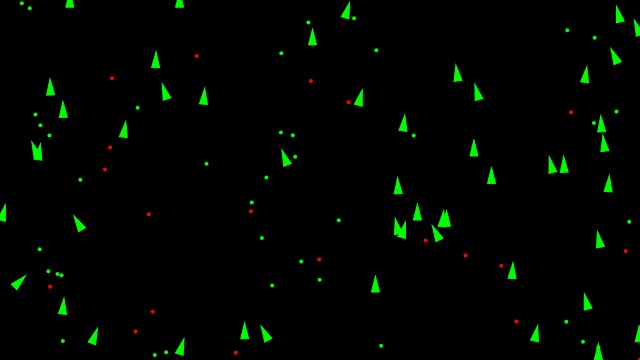
Frame 1 (no input)
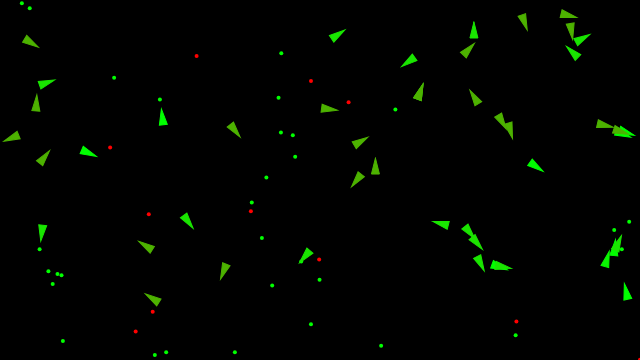
Frame 60 (no input)
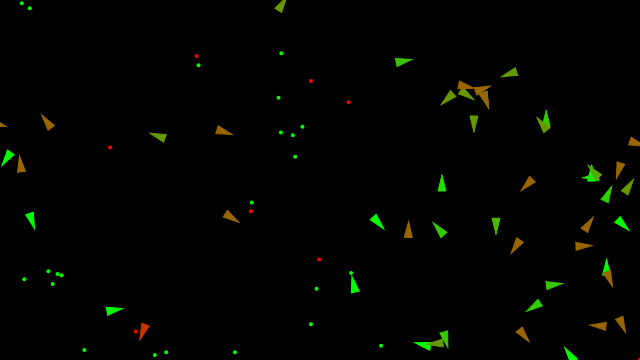
Frame 120 (the mouse pressed at the canvas centre since frame 60)

The p5.js sketch that drew these frames (run headless with seeded random() and noise() and a simulated clock; from frame 60 on, the mouse is pressed at the canvas centre):

// p5.js sketch
// ── sketch.js
// Daniel Shiffman
// The Coding Train
// Coding Challenge 69: Steering Evolution

// Part 1: https://youtu.be/flxOkx0yLrY
// Part 2: https://youtu.be/XaOVH8ZSRNA
// Part 3: https://youtu.be/vZUWTlK7D2Q
// Part 4: https://youtu.be/ykOcaInciBI
// Part 5: https://youtu.be/VnFF5V5DS8s

const vehicles = [];
const food = [];
const poison = [];

let debug;

function setup() {
  createCanvas(640, 360);

  // 50 véhicules par défaut
  for (let i = 0; i < 50; i++) {
    const x = random(width);
    const y = random(height);
    vehicles[i] = new Vehicle(x, y);
  }

  // 40 éléments de nourriture au départ
  for (let i = 0; i < 40; i++) {
    const x = random(width);
    const y = random(height);
    food.push(createVector(x, y));
  }

  // 20 éléments de poison au départ
  for (let i = 0; i < 20; i++) {
    const x = random(width);
    const y = random(height);
    poison.push(createVector(x, y));
  }

  debug = createCheckbox();
}

function mouseDragged() {
  vehicles.push(new Vehicle(mouseX, mouseY));
}

function draw() {
  background(0);

  // On fait apparaitre aléatoirement de la nourriture
  if (random(1) < 0.2) {
    const x = random(width);
    const y = random(height);
    food.push(createVector(x, y));
  }

  // On fait apparaitre aléatoirement du poison
  if (random(1) < 0.01) {
    const x = random(width);
    const y = random(height);
    poison.push(createVector(x, y));
  }

  // on dessine la nourriture
  for (let i = 0; i < food.length; i++) {
    fill(0, 255, 0);
    noStroke();
    ellipse(food[i].x, food[i].y, 4, 4);
  }

  // on dessine le poison
  for (let i = 0; i < poison.length; i++) {
    fill(255, 0, 0);
    noStroke();
    ellipse(poison[i].x, poison[i].y, 4, 4);
  }

  // On parcourt la liste à l'envers pour pouvoir supprimer
  // des éléments sans problème. Astuce connue...
  for (let i = vehicles.length - 1; i >= 0; i--) {
    // Comportement "confinement" dans le canvas (les vehicules
    // ne peuvent pas sortir de l'écran, ils sont repoussés
    // par les bords)
    vehicles[i].boundaries();

    // attirés par la nourriture et repoussés par le poison
    vehicles[i].behaviors(food, poison);

    vehicles[i].update();
    vehicles[i].display();

    // 0.002% de chances de clonage dans cette fonction
    // voir le code de clone() dans vehicule.js
    const newVehicle = vehicles[i].clone();

    // si par chance le véhicule a été cloné
    // plus sa durée de vie est grande, plus il a de
    // chances d'être cloné....
    if (newVehicle != null) {
      vehicles.push(newVehicle);
    }

    // Si le véhicule est mort, alors on le retire du tableau
    // et on ajoute un élément food à sa position
    if (vehicles[i].dead()) {
      const x = vehicles[i].position.x;
      const y = vehicles[i].position.y;
      food.push(createVector(x, y));
      vehicles.splice(i, 1);
    }

  }
}

// ── vehicle.js
// Daniel Shiffman
// The Coding Train
// Coding Challenge 69: Steering Evolution
// Part 1: https://youtu.be/flxOkx0yLrY
// Part 2: https://youtu.be/XaOVH8ZSRNA
// Part 3: https://youtu.be/vZUWTlK7D2Q
// Part 4: https://youtu.be/ykOcaInciBI
// Part 5: https://youtu.be/VnFF5V5DS8s

// https://editor.p5js.org/codingtrain/sketches/xgQNXkxx1

var mr = 0.01;

class Vehicle {
  constructor(x, y, dna) {
    this.acceleration = createVector(0, 0);
    this.velocity = createVector(0, -2);
    this.position = createVector(x, y);
    this.r = 4;
    this.maxspeed = 5;
    this.maxforce = 0.5;

    // La vie, à zéro le véhicule est mort
    this.health = 1;

    // 4 gènes : poids de la force d'attraction vers la nourriture, 
    //           poids  de la force d'attraction vers le poison, 
    //           perception de la nourriture (rayon cercle de détection), 
    //           perception du poison (rayon cercle de détection)
    this.dna = [];
    if (dna === undefined) {
      // Food weight
      this.dna[0] = random(-2, 2);
      // Poison weight
      this.dna[1] = random(-2, 2);
      // Food perception
      this.dna[2] = random(0, 100);
      // Poison Percepton
      this.dna[3] = random(0, 100);
    } else {
      // Mutation lors d'un clonage, on va recréer 
      // un individu avec des gènes légèrement modifiés
      this.dna[0] = dna[0];
      if (random(1) < mr) {
        this.dna[0] += random(-0.1, 0.1);
      }
      this.dna[1] = dna[1];
      if (random(1) < mr) {
        this.dna[1] += random(-0.1, 0.1);
      }
      this.dna[2] = dna[2];
      if (random(1) < mr) {
        this.dna[2] += random(-10, 10);
      }
      this.dna[3] = dna[3];
      if (random(1) < mr) {
        this.dna[3] += random(-10, 10);
      }
    }
  }


  // Method to update location
  update() {

    // 60 fois par seconde, on perd de la vie, d'où la 
    // nécessité de se nourrir.
    // à chaque frame on perd 0.005 de vie, donc à 60 images par
    // seconde, on perd 0.3 de vie par seconde
    this.health -= 0.005;

    // Update velocity
    this.velocity.add(this.acceleration);
    // Limit speed
    this.velocity.limit(this.maxspeed);
    this.position.add(this.velocity);
    // Reset accelerationelertion to 0 each cycle
    this.acceleration.mult(0);
  }

  applyForce(force) {
    // We could add mass here if we want A = F / M
    this.acceleration.add(force);
  }

  behaviors(good, bad) {
    // G = good (food)
    // B = bad (poison)
    // steerG = force qui attire vers la nourriture
    // steerB = force qui repousse du poison
    const steerG = this.eat(good, 0.2, this.dna[2]);
    const steerB = this.eat(bad, -1, this.dna[3]);

    // on applique les poids des gènes
    steerG.mult(this.dna[0]);
    steerB.mult(this.dna[1]);

    // on applique les forces
    this.applyForce(steerG);
    this.applyForce(steerB);
  }

  clone() {
    // 2% de chances de clonage
    if (random(1) < 0.002) {
      return new Vehicle(this.position.x, this.position.y, this.dna);
    } else {
      return null;
    }
  }

  // comportement de recherche de nourriture
  // nutrition peut être positive (nourriture) ou négative (poison)
  // perception est le rayon de détection de la nourriture 
  // ou du poison
  eat(list, nutrition, perception) {
    let record = Infinity;
    let closest = null;

    // on parcourt la liste des éléments à manger
    // on cherche le plus proche
    for (let i = list.length - 1; i >= 0; i--) {
      const d = this.position.dist(list[i]);

      // si l'élément est à portée
      // on le mange et on gagne de la vie ou on en perd
      // selon que c'est de la nourriture ou du poison
      // on a pris this.maxspeed qui vaut 5 ici pour la distance
      // à partir de laquelle on mange l'élément. On aurait pu
      // definir une nouvelle variable
      if (d < 5) {
        list.splice(i, 1);
        this.health += nutrition;
      } else {
        // si l'élément n'est pas à portée, 
        // on cherche le plus proche
        if (d < record && d < perception) {
          // on garde en mémoire la distance et l'élément
          record = d;
          closest = list[i];
        }
      }
    }

    // This is the moment of eating!
    if (closest != null) {
      return this.seek(closest);
    }

    return createVector(0, 0);
  }

  // A method that calculates a steering force towards a target
  // STEER = DESIRED MINUS VELOCITY
  seek(target) {
    const desired = p5.Vector.sub(target, this.position); // A vector pointing from the location to the target

    // Scale to maximum speed
    desired.setMag(this.maxspeed);

    // Steering = Desired minus velocity
    const steer = p5.Vector.sub(desired, this.velocity);
    steer.limit(this.maxforce); // Limit to maximum steering force

    return steer;
    //this.applyForce(steer);
  }

  dead() {
    return (this.health < 0)
  }

  display() {
    // Draw a triangle rotated in the direction of velocity
    const angle = this.velocity.heading() + PI / 2;

    push();
    translate(this.position.x, this.position.y);
    rotate(angle);

    if (debug.checked()) {
      strokeWeight(3);
      stroke(0, 255, 0);
      noFill();
      line(0, 0, 0, -this.dna[0] * 25);
      strokeWeight(2);
      ellipse(0, 0, this.dna[2] * 2);
      stroke(255, 0, 0);
      line(0, 0, 0, -this.dna[1] * 25);
      ellipse(0, 0, this.dna[3] * 2);
    }

    const gr = color(0, 255, 0);
    const rd = color(255, 0, 0);
    // couleur qui varie en fonction de la santé de l'individu
    // lerpColor est une fonction p5 qui permet de faire une interpolation linéaire
    // entre deux couleurs. Ici on fait une interpolation linéaire entre la couleur rouge
    // et la couleur verte en fonction de la santé de l'individu
    const col = lerpColor(rd, gr, this.health);

    fill(col);
    stroke(col);
    strokeWeight(1);
    beginShape();
    vertex(0, -this.r * 2);
    vertex(-this.r, this.r * 2);
    vertex(this.r, this.r * 2);
    endShape(CLOSE);

    pop();
  }


  // Exerce une force renvoyant vers le centre du canvas si le véhicule s'approche
  // des bords du canvas
  boundaries() {
    const d = 25;

    let desired = null;

    // si le véhicule est trop à gauche ou trop à droite
    if (this.position.x < d) {
      desired = createVector(this.maxspeed, this.velocity.y);
    } else if (this.position.x > width - d) {
      desired = createVector(-this.maxspeed, this.velocity.y);
    }

    if (this.position.y < d) {
      desired = createVector(this.velocity.x, this.maxspeed);
    } else if (this.position.y > height - d) {
      desired = createVector(this.velocity.x, -this.maxspeed);
    }

    if (desired !== null) {
      desired.normalize();
      desired.mult(this.maxspeed);
      const steer = p5.Vector.sub(desired, this.velocity);
      steer.limit(this.maxforce);
      this.applyForce(steer);
    }
  }
}
